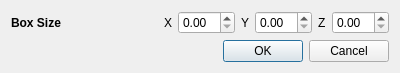
<?xml version="1.0" encoding="UTF-8"?>
<ui version="4.0">
 <class>ConfigDialog</class>
 <widget class="QDialog" name="ConfigDialog">
  <property name="geometry">
   <rect>
    <x>0</x>
    <y>0</y>
    <width>400</width>
    <height>71</height>
   </rect>
  </property>
  <property name="windowTitle">
   <string>Dialog</string>
  </property>
  <layout class="QGridLayout" name="gridLayout_2">
   <item row="0" column="0">
    <layout class="QGridLayout" name="gridLayout" columnstretch="0,0,0">
     <item row="0" column="0">
      <widget class="QLabel" name="boxSizeLabel">
       <property name="font">
        <font>
         <weight>75</weight>
         <bold>true</bold>
        </font>
       </property>
       <property name="text">
        <string>Box Size</string>
       </property>
      </widget>
     </item>
     <item row="0" column="1">
      <layout class="QHBoxLayout" name="horizontalLayout">
       <item>
        <widget class="QLabel" name="boxXLabel">
         <property name="text">
          <string>X</string>
         </property>
        </widget>
       </item>
       <item>
        <widget class="QDoubleSpinBox" name="boxXValue"/>
       </item>
       <item>
        <widget class="QLabel" name="boxYLabel">
         <property name="text">
          <string>Y</string>
         </property>
        </widget>
       </item>
       <item>
        <widget class="QDoubleSpinBox" name="boxYValue"/>
       </item>
       <item>
        <widget class="QLabel" name="boxZLabel">
         <property name="text">
          <string>Z</string>
         </property>
        </widget>
       </item>
       <item>
        <widget class="QDoubleSpinBox" name="boxZValue"/>
       </item>
      </layout>
     </item>
    </layout>
   </item>
   <item row="1" column="0">
    <widget class="QDialogButtonBox" name="buttonBox">
     <property name="orientation">
      <enum>Qt::Horizontal</enum>
     </property>
     <property name="standardButtons">
      <set>QDialogButtonBox::Cancel|QDialogButtonBox::Ok</set>
     </property>
    </widget>
   </item>
  </layout>
 </widget>
 <resources/>
 <connections>
  <connection>
   <sender>buttonBox</sender>
   <signal>accepted()</signal>
   <receiver>ConfigDialog</receiver>
   <slot>accept()</slot>
   <hints>
    <hint type="sourcelabel">
     <x>248</x>
     <y>254</y>
    </hint>
    <hint type="destinationlabel">
     <x>157</x>
     <y>274</y>
    </hint>
   </hints>
  </connection>
  <connection>
   <sender>buttonBox</sender>
   <signal>rejected()</signal>
   <receiver>ConfigDialog</receiver>
   <slot>reject()</slot>
   <hints>
    <hint type="sourcelabel">
     <x>316</x>
     <y>260</y>
    </hint>
    <hint type="destinationlabel">
     <x>286</x>
     <y>274</y>
    </hint>
   </hints>
  </connection>
 </connections>
</ui>
